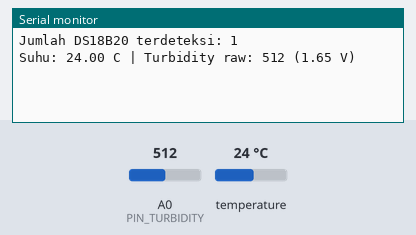
Bench run of a sketch on a simulated ESP8266 (NodeMCU). On the bench: the last lines printed to the serial monitor. Inputs (shaded band) come from the test bench; at power-on: temperature 24 °C, A0 (PIN_TURBIDITY) = 512.

Above: at 1.4 s.
1.5 s: temperature set to 12 °C
3.0 s: A0 (PIN_TURBIDITY) set to 716
At 4.0 s:
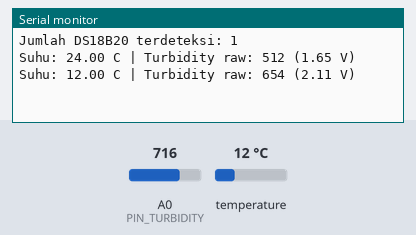
4.5 s: temperature set to 19 °C
At 5.5 s:
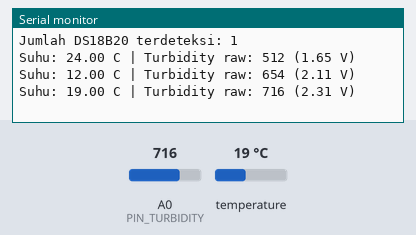
6.0 s: A0 (PIN_TURBIDITY) set to 900
At 8.2 s:
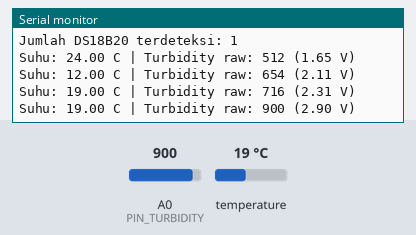
Timing chart, 0 to 8.5 s (numbered marks = the images above; inputs shaded):
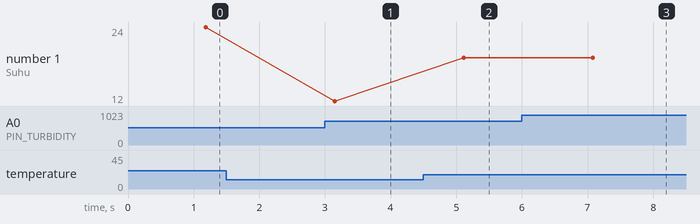

Measured:
- after the input at 3.0 s, the serial monitor: prints a new line after 0.15 s (image 1)
- after the input at 4.5 s, the serial monitor: prints a new line after 0.61 s (image 2)
- after the input at 6.0 s, the serial monitor: prints a new line after 1.1 s (image 3)
- plotted number 1: 12 → 19 after the input at 4.5 s

The sketch:

Aktivitas7.ino
```cpp
#include <OneWire.h>
#include <DallasTemperature.h>

#define PIN_SUHU        D5
#define PIN_TURBIDITY   A0

OneWire oneWire(PIN_SUHU);
DallasTemperature sensorSuhu(&oneWire);

void setup() {
  Serial.begin(115200);
  delay(200);
  sensorSuhu.begin();

  Serial.println();
  Serial.print("Jumlah DS18B20 terdeteksi: ");
  Serial.println(sensorSuhu.getDeviceCount());
}

int bacaTurbidity(int sampel) {
  long total = 0;
  for (int i = 0; i < sampel; i++) {
    total += analogRead(PIN_TURBIDITY);  // 0 - 1023
    delay(10);
  }
  return total / sampel;
}

void loop() {
  // Suhu
  sensorSuhu.requestTemperatures();
  float suhu = sensorSuhu.getTempCByIndex(0);

  // Turbidity
  int rawTurb = bacaTurbidity(20);
  float tegangan = rawTurb * (3.3 / 1023.0);

  // Tampilkan
  Serial.print("Suhu: ");
  if (suhu == DEVICE_DISCONNECTED_C) {
    Serial.print("ERROR (cek kabel DS18B20)");
  } else {
    Serial.print(suhu, 2);
    Serial.print(" C");
  }

  Serial.print(" | Turbidity raw: ");
  Serial.print(rawTurb);
  Serial.print(" (");
  Serial.print(tegangan, 2);
  Serial.println(" V)");

  delay(1000);
}
```
